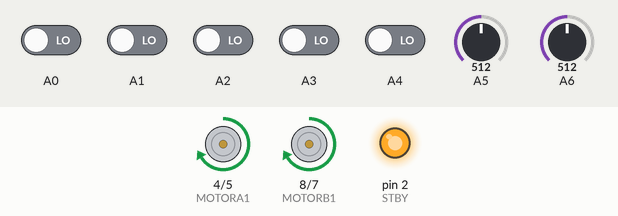
The sketch below on a simulated Arduino Nano, built with avr-gcc and run on an emulated ATmega328P. On the bench: motor-driver pin pairs drawn as motors (green arrow = first pin HIGH = forward, orange = second pin HIGH = backward, longer = more drive, scaled by the enable pin, stopped while the standby pin is LOW), output pins drawn as LEDs (lit = HIGH). The test bench sets the inputs (shaded band); at power-on: A0–4 LOW, A5 = 512, A6 = 512.

Above: at 1.2 s.
1.3 s: A5 set to 473
At 1.4 s:
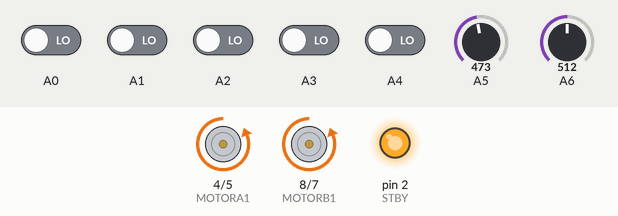
At 1.88 s:
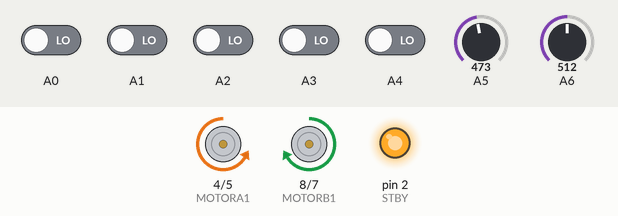
4.3 s: A6 set to 480
At 5.12 s:
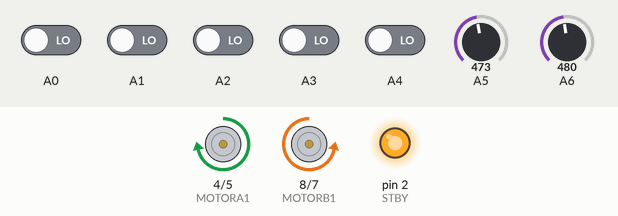
7.3 s: A6 set to 500
10.3 s: A6 set to 306
13.3 s: A0 driven HIGH and A1 driven HIGH and A2 driven HIGH and A3 driven HIGH and A4 driven HIGH
16.3 s: A5 set to 500
Timing chart, 0 to 20.3 s (numbered marks = the images above; inputs shaded):
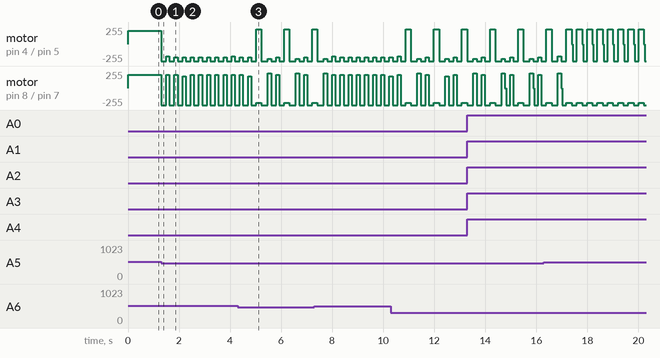

The sketch:

robot_a1.ino
```cpp
// Control Motores
int PWMA = 3;
int PWMB = 11;
//Motores
int MOTORA1 = 4;
int MOTORA2 = 5;
int MOTORB1 = 8;
int MOTORB2 = 7;
int STBY = 2;
void setup()
{
  Serial.begin(9600);
  pinMode(MOTORA1, OUTPUT);
  pinMode(MOTORA2, OUTPUT);
  pinMode(MOTORB1, OUTPUT);
  pinMode(MOTORB2, OUTPUT);
  pinMode(STBY, OUTPUT);
  pinMode(PWMA, OUTPUT);
  pinMode(PWMB, OUTPUT);
  digitalWrite(STBY, 1);
}
void loop()
{
  int sensorEI = digitalRead(A0);
  int sensorC = digitalRead(A1);//
  int sensorLI = digitalRead(A2);//
  int sensorED = digitalRead(A3);//
  int sensorLD = digitalRead(A4);//
  int sensorlineaD = analogRead(A5);
  int sensorlineaI = analogRead(A6);
  avanzar();

  if ( sensorlineaD < 490){
    retroceder();
    delay(200);
    giroI();
    delay(120);
  }
  if ( sensorlineaI < 490){
    retroceder();
    delay(200);
    giroD();
    delay(200);
  }
  if ( sensorlineaD < 490  && sensorlineaI  < 490){
    retroceder();
    delay(250);
    giroI();
    delay(130);
  }
  if ( sensorLI ==1){
    giroDa();
    delay(1);
  }
  if ( sensorLD ==1){
    giroIa();
    delay(1);
  }
  if ( sensorEI ==1){
    giroDb();
    delay(1);
  }
  if ( sensorED ==1){
    giroIb();
    delay(1);
  }


}

void giroDb()
{
  digitalWrite(MOTORB1, 1);
  digitalWrite(MOTORB2, 0);
  analogWrite(PWMB  , 200);
  digitalWrite(MOTORA1, 0);
  digitalWrite(MOTORA2, 1 );
  analogWrite(PWMA, 200);
}

void giroIb()
{
  digitalWrite(MOTORB1, 0);
  digitalWrite(MOTORB2, 1);
  analogWrite(PWMB  , 200
  );
  digitalWrite(MOTORA1, 1);
  digitalWrite(MOTORA2, 0);
  analogWrite(PWMA, 200);
}

void giroDa()
{
  digitalWrite(MOTORB1, 1);
  digitalWrite(MOTORB2, 0);
  analogWrite(PWMB  , 220);
  digitalWrite(MOTORA1, 0);
  digitalWrite(MOTORA2, 0 );
  analogWrite(PWMA, 0);
}

void giroIa()
{
  digitalWrite(MOTORB1, 0);
  digitalWrite(MOTORB2, 0);
  analogWrite(PWMB  , 0);
  digitalWrite(MOTORA1, 1);
  digitalWrite(MOTORA2, 0);
  analogWrite(PWMA, 220);
}

void giroD()
{
  digitalWrite(MOTORB1, 0);
  digitalWrite(MOTORB2, 1);
  analogWrite(PWMB  , 220);
  digitalWrite(MOTORA1, 1);
  digitalWrite(MOTORA2, 0 );
  analogWrite(PWMA, 220);
}

void giroI()
{
  digitalWrite(MOTORB1, 1);
  digitalWrite(MOTORB2, 0);
  analogWrite(PWMB  , 180);
  digitalWrite(MOTORA1, 0);
  digitalWrite(MOTORA2, 1);
  analogWrite(PWMA, 180);
}

void avanzar()
{
  digitalWrite(MOTORB1, 1);
  digitalWrite(MOTORB2, 0);
  analogWrite(PWMB  , 200);
  digitalWrite(MOTORA1, 1);
  digitalWrite(MOTORA2, 0);
  analogWrite(PWMA, 200);
}
void avanzarR()
{
  digitalWrite(MOTORB1, 1);
  digitalWrite(MOTORB2, 0);
  analogWrite(PWMB  , 200);
  digitalWrite(MOTORA1, 1);
  digitalWrite(MOTORA2, 0);
  analogWrite(PWMA, 200);
}
void altoM()
{
  digitalWrite(MOTORB1, 0);
  digitalWrite(MOTORB2, 0);
  analogWrite(PWMB  , 0);
  digitalWrite(MOTORA1, 0);
  digitalWrite(MOTORA2, 0);
  analogWrite(PWMA, 0);
}
void retroceder()
{
  digitalWrite(MOTORB1, 0);
  digitalWrite(MOTORB2, 1);
  analogWrite(PWMB  , 255);
  digitalWrite(MOTORA1, 0);
  digitalWrite(MOTORA2, 1);
  analogWrite(PWMA, 255);
}
```

Measured:
- the behaviour switches between 490 and 489 on A5 (found by bisection; images 0 and 1)
